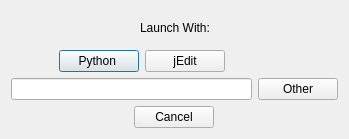
<?xml version="1.0" encoding="UTF-8"?>
<ui version="4.0">
 <class>Dialog</class>
 <widget class="QDialog" name="Dialog">
  <property name="geometry">
   <rect>
    <x>0</x>
    <y>0</y>
    <width>349</width>
    <height>139</height>
   </rect>
  </property>
  <property name="minimumSize">
   <size>
    <width>349</width>
    <height>139</height>
   </size>
  </property>
  <property name="maximumSize">
   <size>
    <width>349</width>
    <height>139</height>
   </size>
  </property>
  <property name="windowTitle">
   <string>Dialog</string>
  </property>
  <layout class="QGridLayout" name="gridLayout">
   <item row="0" column="0">
    <layout class="QHBoxLayout" name="horizontalLayout_3">
     <item>
      <spacer name="horizontalSpacer_2">
       <property name="orientation">
        <enum>Qt::Horizontal</enum>
       </property>
       <property name="sizeHint" stdset="0">
        <size>
         <width>133</width>
         <height>20</height>
        </size>
       </property>
      </spacer>
     </item>
     <item>
      <widget class="QLabel" name="label">
       <property name="text">
        <string>Launch With:</string>
       </property>
      </widget>
     </item>
     <item>
      <spacer name="horizontalSpacer">
       <property name="orientation">
        <enum>Qt::Horizontal</enum>
       </property>
       <property name="sizeHint" stdset="0">
        <size>
         <width>132</width>
         <height>20</height>
        </size>
       </property>
      </spacer>
     </item>
    </layout>
   </item>
   <item row="1" column="0">
    <layout class="QHBoxLayout" name="horizontalLayout_2">
     <item>
      <spacer name="horizontalSpacer_4">
       <property name="orientation">
        <enum>Qt::Horizontal</enum>
       </property>
       <property name="sizeHint" stdset="0">
        <size>
         <width>68</width>
         <height>20</height>
        </size>
       </property>
      </spacer>
     </item>
     <item>
      <widget class="QPushButton" name="py_but">
       <property name="text">
        <string>Python </string>
       </property>
      </widget>
     </item>
     <item>
      <widget class="QPushButton" name="jedit_but">
       <property name="text">
        <string>jEdit</string>
       </property>
      </widget>
     </item>
     <item>
      <spacer name="horizontalSpacer_3">
       <property name="orientation">
        <enum>Qt::Horizontal</enum>
       </property>
       <property name="sizeHint" stdset="0">
        <size>
         <width>132</width>
         <height>20</height>
        </size>
       </property>
      </spacer>
     </item>
    </layout>
   </item>
   <item row="2" column="0">
    <layout class="QHBoxLayout" name="horizontalLayout">
     <item>
      <widget class="QLineEdit" name="other_le"/>
     </item>
     <item>
      <widget class="QPushButton" name="other_but">
       <property name="text">
        <string>Other</string>
       </property>
      </widget>
     </item>
    </layout>
   </item>
   <item row="3" column="0">
    <layout class="QHBoxLayout" name="horizontalLayout_4">
     <item>
      <spacer name="horizontalSpacer_6">
       <property name="orientation">
        <enum>Qt::Horizontal</enum>
       </property>
       <property name="sizeHint" stdset="0">
        <size>
         <width>132</width>
         <height>20</height>
        </size>
       </property>
      </spacer>
     </item>
     <item>
      <widget class="QPushButton" name="cancel_but">
       <property name="text">
        <string>Cancel</string>
       </property>
      </widget>
     </item>
     <item>
      <spacer name="horizontalSpacer_5">
       <property name="orientation">
        <enum>Qt::Horizontal</enum>
       </property>
       <property name="sizeHint" stdset="0">
        <size>
         <width>132</width>
         <height>20</height>
        </size>
       </property>
      </spacer>
     </item>
    </layout>
   </item>
  </layout>
 </widget>
 <resources/>
 <connections/>
</ui>
